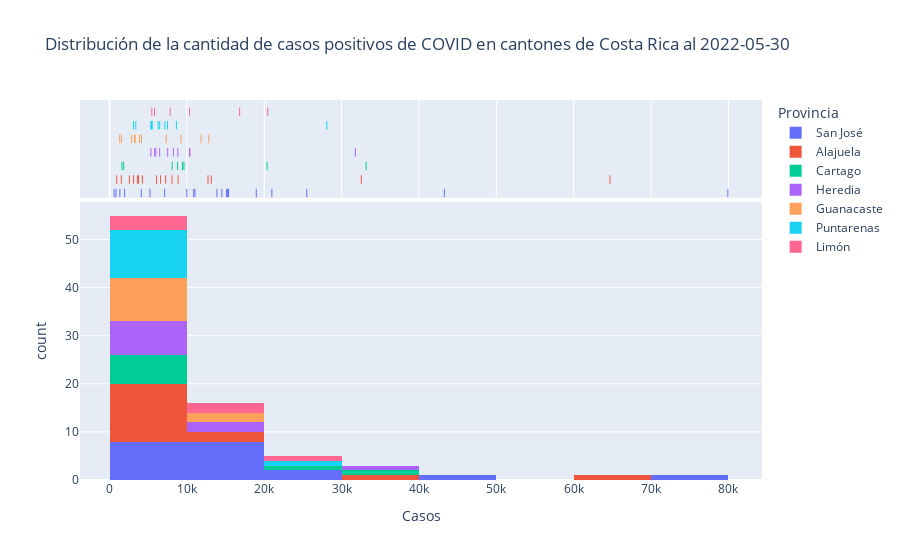

The notebook cell saved with this chart:
### Markdown cell above
Un gráfico marginal permite ver detalles adicionales de los datos que no muestra el histograma.

### Code cell
# Histograma de casos positivos con gráfico marginal
px.histogram(covid_cantonal_positivos, 
             x="positivos", 
             nbins=8,
             marginal="rug", # gráfico en el margen: 'rug', 'box', 'violin', o 'histogram'
             color="provincia",
             title="Distribución de la cantidad de casos positivos de COVID en cantones de Costa Rica al 2022-05-30",
             labels={"positivos": "Casos", "provincia": "Provincia"})

### Figure 1 — Plotly figure (JSON) as saved in the notebook; plotly's stock layout.template omitted (floating-point values rounded to 4 significant figures)
{"data": [{"alignmentgroup": "True", "bingroup": "x", "hovertemplate": "Provincia=San José<br>Casos=%{x}<br>count=%{y}<extra></extra>", "legendgroup": "San José", "marker": {"color": "#636efa", "pattern": {"shape": ""}}, "name": "San José", "nbinsx": 8, "offsetgroup": "San José", "orientation": "v", "showlegend": true, "type": "histogram", "x": [4104, 18973, 10880, 14518, 43283, 834, 15134, 25497, 1339, 9987, 7132, 11042, 20987, 5226, 79939, 15398, 1958, 15261, 592, 13885], "xaxis": "x", "yaxis": "y"}, {"alignmentgroup": "True", "boxpoints": "all", "fillcolor": "rgba(255,255,255,0)", "hoveron": "points", "hovertemplate": "<b>%{hovertext}</b><br><br>Provincia=San José<br>Casos=%{x}<extra></extra>", "hovertext": ["Acosta", "Alajuelita", "Aserrí", "Curridabat", "Desamparados", "Dota", "Escazú", "Goicoechea", "León Cortés Castro", "Montes de Oca", "Mora", "Moravia", "Pérez Zeledón", "Puriscal", "San José", "Santa Ana", "Tarrazú", "Tibás", "Turrubares", "Vázquez de Coronado"], "jitter": 0, "legendgroup": "San José", "line": {"color": "rgba(255,255,255,0)"}, "marker": {"color": "#636efa", "symbol": "line-ns-open"}, "name": "San José", "offsetgroup": "San José", "showlegend": false, "type": "box", "x": [4104, 18973, 10880, 14518, 43283, 834, 15134, 25497, 1339, 9987, 7132, 11042, 20987, 5226, 79939, 15398, 1958, 15261, 592, 13885], "xaxis": "x2", "yaxis": "y2"}, {"alignmentgroup": "True", "bingroup": "x", "hovertemplate": "Provincia=Alajuela<br>Casos=%{x}<br>count=%{y}<extra></extra>", "legendgroup": "Alajuela", "marker": {"color": "#EF553B", "pattern": {"shape": ""}}, "name": "Alajuela", "nbinsx": 8, "offsetgroup": "Alajuela", "orientation": "v", "showlegend": true, "type": "histogram", "x": [64702, 6078, 13161, 3112, 3604, 8865, 4249, 8078, 6595, 1521, 32552, 926, 12730, 3755, 7257, 2569], "xaxis": "x", "yaxis": "y"}, {"alignmentgroup": "True", "boxpoints": "all", "fillcolor": "rgba(255,255,255,0)", "hoveron": "points", "hovertemplate": "<b>%{hovertext}</b><br><br>Provincia=Alajuela<br>Casos=%{x}<extra></extra>", "hovertext": ["Alajuela", "Atenas", "Grecia", "Guatuso", "Los Chiles", "Naranjo", "Orotina", "Palmares", "Poás", "Río Cuarto", "San Carlos", "San Mateo", "San Ramón", "Sarchí", "Upala", "Zarcero"], "jitter": 0, "legendgroup": "Alajuela", "line": {"color": "rgba(255,255,255,0)"}, "marker": {"color": "#EF553B", "symbol": "line-ns-open"}, "name": "Alajuela", "offsetgroup": "Alajuela", "showlegend": false, "type": "box", "x": [64702, 6078, 13161, 3112, 3604, 8865, 4249, 8078, 6595, 1521, 32552, 926, 12730, 3755, 7257, 2569], "xaxis": "x2", "yaxis": "y2"}, {"alignmentgroup": "True", "bingroup": "x", "hovertemplate": "Provincia=Cartago<br>Casos=%{x}<br>count=%{y}<extra></extra>", "legendgroup": "Cartago", "marker": {"color": "#00cc96", "pattern": {"shape": ""}}, "name": "Cartago", "nbinsx": 8, "offsetgroup": "Cartago", "orientation": "v", "showlegend": true, "type": "histogram", "x": [1835, 33168, 9620, 1609, 20370, 9425, 8799, 8107], "xaxis": "x", "yaxis": "y"}, {"alignmentgroup": "True", "boxpoints": "all", "fillcolor": "rgba(255,255,255,0)", "hoveron": "points", "hovertemplate": "<b>%{hovertext}</b><br><br>Provincia=Cartago<br>Casos=%{x}<extra></extra>", "hovertext": ["Alvarado", "Cartago", "El Guarco", "Jiménez", "La Unión", "Oreamuno", "Paraíso", "Turrialba"], "jitter": 0, "legendgroup": "Cartago", "line": {"color": "rgba(255,255,255,0)"}, "marker": {"color": "#00cc96", "symbol": "line-ns-open"}, "name": "Cartago", "offsetgroup": "Cartago", "showlegend": false, "type": "box", "x": [1835, 33168, 9620, 1609, 20370, 9425, 8799, 8107], "xaxis": "x2", "yaxis": "y2"}, {"alignmentgroup": "True", "bingroup": "x", "hovertemplate": "Provincia=Heredia<br>Casos=%{x}<br>count=%{y}<extra></extra>", "legendgroup": "Heredia", "marker": {"color": "#ab63fa", "pattern": {"shape": ""}}, "name": "Heredia", "nbinsx": 8, "offsetgroup": "Heredia", "orientation": "v", "showlegend": true, "type": "histogram", "x": [8831, 5976, 5841, 31775, 5346, 6483, 10362, 8255, 10378, 7519], "xaxis": "x", "yaxis": "y"}, {"alignmentgroup": "True", "boxpoints": "all", "fillcolor": "rgba(255,255,255,0)", "hoveron": "points", "hovertemplate": "<b>%{hovertext}</b><br><br>Provincia=Heredia<br>Casos=%{x}<extra></extra>", "hovertext": ["Barva", "Belén", "Flores", "Heredia", "San Isidro", "San Pablo", "San Rafael", "Santa Barbara", "Santo Domingo", "Sarapiquí"], "jitter": 0, "legendgroup": "Heredia", "line": {"color": "rgba(255,255,255,0)"}, "marker": {"color": "#ab63fa", "symbol": "line-ns-open"}, "name": "Heredia", "offsetgroup": "Heredia", "showlegend": false, "type": "box", "x": [8831, 5976, 5841, 31775, 5346, 6483, 10362, 8255, 10378, 7519], "xaxis": "x2", "yaxis": "y2"}, {"alignmentgroup": "True", "bingroup": "x", "hovertemplate": "Provincia=Guanacaste<br>Casos=%{x}<br>count=%{y}<extra></extra>", "legendgroup": "Guanacaste", "marker": {"color": "#FFA15A", "pattern": {"shape": ""}}, "name": "Guanacaste", "nbinsx": 8, "offsetgroup": "Guanacaste", "orientation": "v", "showlegend": true, "type": "histogram", "x": [3314, 3220, 4135, 7320, 1310, 3875, 12834, 1530, 9235, 11839, 2858], "xaxis": "x", "yaxis": "y"}, {"alignmentgroup": "True", "boxpoints": "all", "fillcolor": "rgba(255,255,255,0)", "hoveron": "points", "hovertemplate": "<b>%{hovertext}</b><br><br>Provincia=Guanacaste<br>Casos=%{x}<extra></extra>", "hovertext": ["Abangares", "Bagaces", "Cañas", "Carrillo", "Hojancha", "La Cruz", "Liberia", "Nandayure", "Nicoya", "Santa Cruz", "Tilarán"], "jitter": 0, "legendgroup": "Guanacaste", "line": {"color": "rgba(255,255,255,0)"}, "marker": {"color": "#FFA15A", "symbol": "line-ns-open"}, "name": "Guanacaste", "offsetgroup": "Guanacaste", "showlegend": false, "type": "box", "x": [3314, 3220, 4135, 7320, 1310, 3875, 12834, 1530, 9235, 11839, 2858], "xaxis": "x2", "yaxis": "y2"}, {"alignmentgroup": "True", "bingroup": "x", "hovertemplate": "Provincia=Puntarenas<br>Casos=%{x}<br>count=%{y}<extra></extra>", "legendgroup": "Puntarenas", "marker": {"color": "#19d3f3", "pattern": {"shape": ""}}, "name": "Puntarenas", "nbinsx": 8, "offsetgroup": "Puntarenas", "orientation": "v", "showlegend": true, "type": "histogram", "x": [5348, 8645, 5410, 7493, 6487, 6276, 3107, 5527, 3397, 28090, 7158], "xaxis": "x", "yaxis": "y"}, {"alignmentgroup": "True", "boxpoints": "all", "fillcolor": "rgba(255,255,255,0)", "hoveron": "points", "hovertemplate": "<b>%{hovertext}</b><br><br>Provincia=Puntarenas<br>Casos=%{x}<extra></extra>", "hovertext": ["Buenos Aires", "Corredores", "Coto Brus", "Esparza", "Garabito", "Golfito", "Montes de Oro", "Osa", "Parrita", "Puntarenas", "Quepos"], "jitter": 0, "legendgroup": "Puntarenas", "line": {"color": "rgba(255,255,255,0)"}, "marker": {"color": "#19d3f3", "symbol": "line-ns-open"}, "name": "Puntarenas", "offsetgroup": "Puntarenas", "showlegend": false, "type": "box", "x": [5348, 8645, 5410, 7493, 6487, 6276, 3107, 5527, 3397, 28090, 7158], "xaxis": "x2", "yaxis": "y2"}, {"alignmentgroup": "True", "bingroup": "x", "hovertemplate": "Provincia=Limón<br>Casos=%{x}<br>count=%{y}<extra></extra>", "legendgroup": "Limón", "marker": {"color": "#FF6692", "pattern": {"shape": ""}}, "name": "Limón", "nbinsx": 8, "offsetgroup": "Limón", "orientation": "v", "showlegend": true, "type": "histogram", "x": [7842, 16822, 5822, 20449, 10349, 5468], "xaxis": "x", "yaxis": "y"}, {"alignmentgroup": "True", "boxpoints": "all", "fillcolor": "rgba(255,255,255,0)", "hoveron": "points", "hovertemplate": "<b>%{hovertext}</b><br><br>Provincia=Limón<br>Casos=%{x}<extra></extra>", "hovertext": ["Guácimo", "Limón", "Matina", "Pococí", "Siquirres", "Talamanca"], "jitter": 0, "legendgroup": "Limón", "line": {"color": "rgba(255,255,255,0)"}, "marker": {"color": "#FF6692", "symbol": "line-ns-open"}, "name": "Limón", "offsetgroup": "Limón", "showlegend": false, "type": "box", "x": [7842, 16822, 5822, 20449, 10349, 5468], "xaxis": "x2", "yaxis": "y2"}], "layout": {"barmode": "relative", "legend": {"title": {"text": "Provincia"}, "tracegroupgap": 0}, "title": {"text": "Distribución de la cantidad de casos positivos de COVID en cantones de Costa Rica al 2022-05-30"}, "xaxis": {"anchor": "y", "domain": [0, 1], "title": {"text": "Casos"}}, "xaxis2": {"anchor": "y2", "domain": [0, 1], "matches": "x", "showgrid": true, "showticklabels": false}, "yaxis": {"anchor": "x", "domain": [0, 0.7326], "title": {"text": "count"}}, "yaxis2": {"anchor": "x2", "domain": [0.7426, 1], "matches": "y2", "showgrid": false, "showline": false, "showticklabels": false, "ticks": ""}}}
